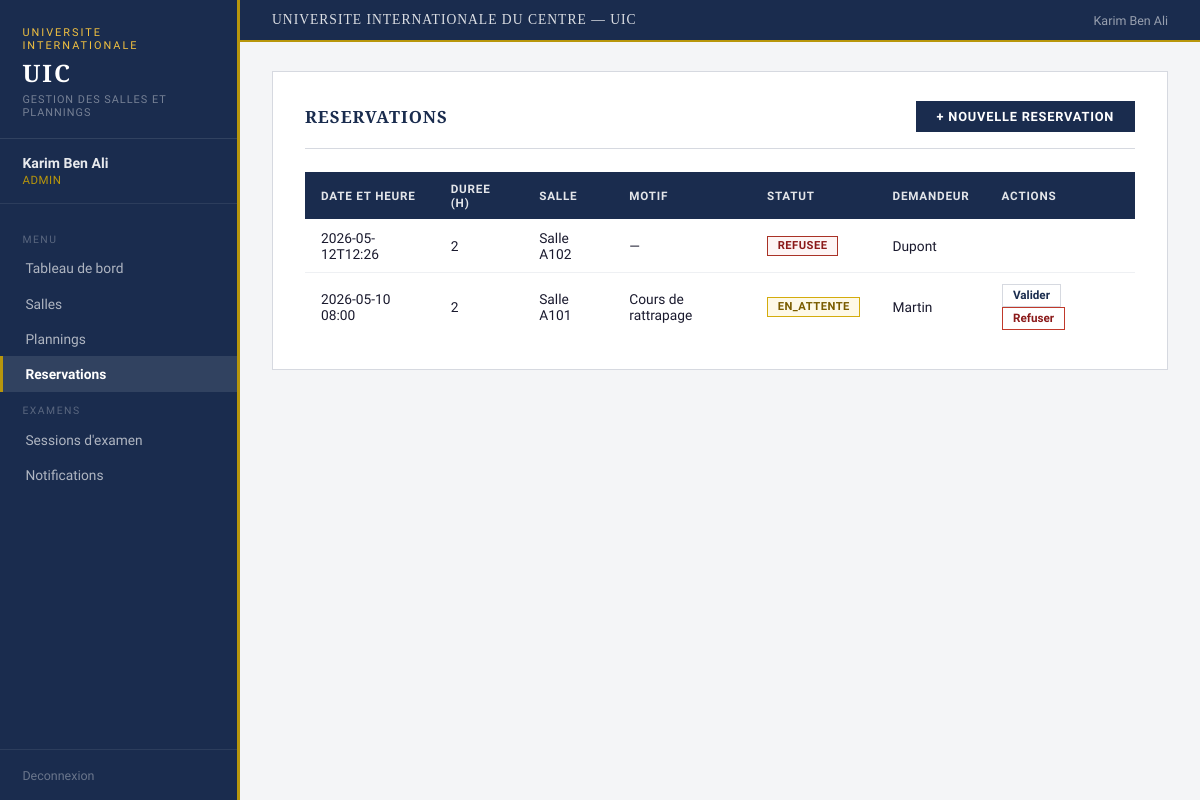
Screenshot of /reservations (signed in) with the database file from the repository.
### tables this page shows
CREATE TABLE Reservation (
        idReservation INTEGER PRIMARY KEY AUTOINCREMENT,
        dateHeure TEXT NOT NULL, duree INTEGER NOT NULL,
        motif TEXT, statut TEXT DEFAULT 'en_attente'
        CHECK(statut IN ('en_attente','validee','refusee')),
        idUtilisateur INTEGER NOT NULL, idSalle INTEGER NOT NULL,
        FOREIGN KEY (idUtilisateur) REFERENCES Utilisateur(idUtilisateur),
        FOREIGN KEY (idSalle) REFERENCES Salle(idSalle));

CREATE TABLE Salle (
        idSalle INTEGER PRIMARY KEY AUTOINCREMENT,
        nomSalle TEXT NOT NULL, type TEXT NOT NULL,
        capacite INTEGER NOT NULL, disponible INTEGER DEFAULT 1, batiment TEXT);

CREATE TABLE Utilisateur (
        idUtilisateur INTEGER PRIMARY KEY AUTOINCREMENT,
        nom TEXT NOT NULL, prenom TEXT NOT NULL DEFAULT '',
        email TEXT UNIQUE NOT NULL, motDePasse TEXT NOT NULL,
        role TEXT NOT NULL CHECK(role IN ('admin','professeur','chef_dept','etudiant')));

### controllers/reservation_controller.py (the view)
@reservation_bp.route("/reservations")
def liste_reservations():
    if "user_id" not in session:
        return redirect(url_for("auth.login"))
    role = session["user_role"]
    if role == "admin":
        reservations = Reservation.get_all()
    else:
        reservations = Reservation.get_by_utilisateur(session["user_id"])
    return render_template("reservations.html", reservations=reservations, role=role)

### database/db.py (called while the page is built)
def get_connection():
    conn = sqlite3.connect(DB_PATH)
    conn.row_factory = sqlite3.Row
    return conn

### models/reservation.py (called while the page is built)
    @staticmethod
    def get_all():
        conn = get_connection()
        reservations = conn.execute("""
            SELECT r.*, u.nom AS nomUtilisateur, s.nomSalle
            FROM Reservation r
            JOIN Utilisateur u ON r.idUtilisateur = u.idUtilisateur
            JOIN Salle s       ON r.idSalle = s.idSalle
            ORDER BY r.dateHeure DESC
        """).fetchall()
        conn.close()
        return reservations

### templates/reservations.html
{% extends "base.html" %}
{% block content %}
<div class="page">
  <div class="page-header">
    <h1>Reservations</h1>
    <a href="{{ url_for('reservation.creer_reservation') }}" class="btn">+ Nouvelle reservation</a>
  </div>
  <table>
    <thead>
      <tr><th>Date et heure</th><th>Duree (h)</th><th>Salle</th><th>Motif</th><th>Statut</th>{% if role == 'admin' %}<th>Demandeur</th><th>Actions</th>{% endif %}</tr>
    </thead>
    <tbody>
    {% for r in reservations %}
      <tr>
        <td>{{ r.dateHeure }}</td>
        <td>{{ r.duree }}</td>
        <td>{{ r.nomSalle }}</td>
        <td>{{ r.motif or '—' }}</td>
        <td><span class="badge badge-{{ r.statut }}">{{ r.statut }}</span></td>
        {% if role == 'admin' %}
        <td>{{ r.nomUtilisateur }}</td>
        <td>
          {% if r.statut == 'en_attente' %}
          <a href="{{ url_for('reservation.valider_reservation', id=r.idReservation) }}" class="btn-sm">Valider</a>
          <a href="{{ url_for('reservation.refuser_reservation', id=r.idReservation) }}" class="btn-sm danger">Refuser</a>
          {% endif %}
        </td>
        {% endif %}
      </tr>
    {% else %}
      <tr><td colspan="7">Aucune reservation.</td></tr>
    {% endfor %}
    </tbody>
  </table>
</div>
{% endblock %}

### static/css/style.css (style rules this page uses)
* { box-sizing:border-box;margin:0;padding:0; }
:root { --navy:#1a2c4e;--navy2:#243a61;--navy3:#2e4a7a; --gold:#b8960c;--gold2:#f0c040; --light:#f4f5f7;--white:#ffffff;--border:#d6d9e0; --text:#1a1a2e;--muted:#5a6070; --danger:#8b1a1a;--success:#1a5c2e;--warning:#7a5c00; }
body { font-family:'Source Sans 3',sans-serif;background:var(--light);color:var(--text);min-height:100vh;display:flex;font-size:15px; }
.page { background:var(--white);border:1px solid var(--border);padding:1.8rem 2rem; }
.page-header { display:flex;justify-content:space-between;align-items:center;margin-bottom:1.4rem;padding-bottom:1rem;border-bottom:1px solid var(--border); }
.page h1 { font-family:'Libre Baskerville',serif;font-size:1.05rem;color:var(--navy);text-transform:uppercase;letter-spacing:1px;margin-bottom:1.4rem; }
.page-header h1 { margin-bottom:0; }
.btn { display:inline-block;background:var(--navy);color:var(--white);padding:0.52rem 1.3rem;border:none;cursor:pointer;font-size:0.8rem;font-family:'Source Sans 3',sans-serif;font-weight:600;text-decoration:none;text-align:center;letter-spacing:0.8px;text-transform:uppercase;transition:background 0.15s;border-radius:0; }
.btn-sm { display:inline-block;padding:0.22rem 0.65rem;font-size:0.73rem;text-decoration:none;border:1px solid var(--border);color:var(--navy);background:var(--white);margin-right:4px;font-weight:600;border-radius:0;transition:all 0.15s; }
.btn-sm.danger { border-color:#c0392b;color:var(--danger); }
table { width:100%;border-collapse:collapse; }
thead { background:var(--navy); }
th { padding:0.62rem 1rem;text-align:left;font-size:0.73rem;color:rgba(255,255,255,0.88);font-weight:600;text-transform:uppercase;letter-spacing:0.8px; }
td { padding:0.65rem 1rem;border-bottom:1px solid #eef0f3;font-size:0.86rem;color:var(--text); }
tr:last-child td { border-bottom:none; }
.badge { display:inline-block;padding:0.16rem 0.6rem;font-size:0.7rem;font-weight:600;letter-spacing:0.5px;text-transform:uppercase;border-radius:0; }
.badge-en_attente { background:#fef9e7;color:var(--warning);border:1px solid #d4ac0d; }
.badge-refusee { background:#fdf5f5;color:var(--danger);border:1px solid #a93226; }

### rows the page displays
Reservation: dateHeure "2026-05-12T12:26", duree "2", nomSalle "Salle A102", motif "—", statut "REFUSEE", nomUtilisateur "Dupont"
Reservation: dateHeure "2026-05-10 08:00", duree "2", nomSalle "Salle A101", motif "Cours de rattrapage", statut "EN_ATTENTE", nomUtilisateur "Martin"

### other values shown
{{ session.user_nom }} "Karim Ben Ali"
{{ session.user_role }} "ADMIN"
